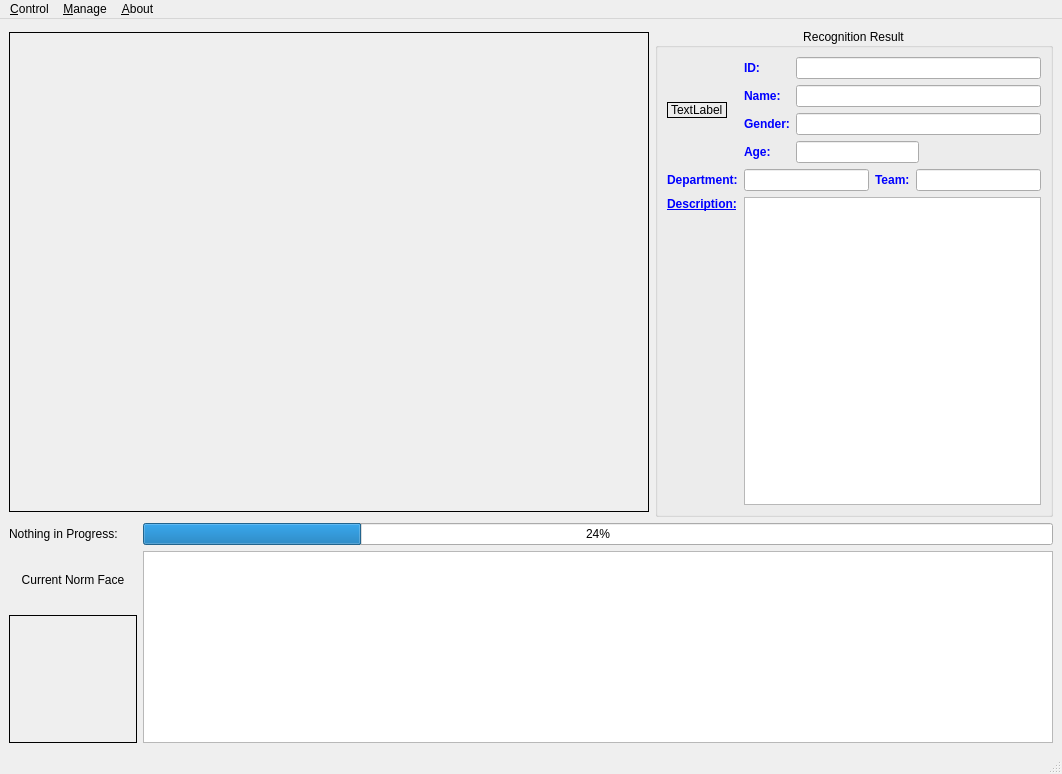
<?xml version="1.0" encoding="UTF-8"?>
<ui version="4.0">
 <class>MainWindow</class>
 <widget class="QMainWindow" name="MainWindow">
  <property name="geometry">
   <rect>
    <x>0</x>
    <y>0</y>
    <width>1062</width>
    <height>774</height>
   </rect>
  </property>
  <property name="sizePolicy">
   <sizepolicy hsizetype="Fixed" vsizetype="Fixed">
    <horstretch>0</horstretch>
    <verstretch>0</verstretch>
   </sizepolicy>
  </property>
  <property name="windowTitle">
   <string>MainWindow</string>
  </property>
  <property name="dockNestingEnabled">
   <bool>false</bool>
  </property>
  <property name="unifiedTitleAndToolBarOnMac">
   <bool>false</bool>
  </property>
  <widget class="QWidget" name="centralwidget">
   <layout class="QVBoxLayout" name="verticalLayout">
    <item>
     <layout class="QHBoxLayout" name="horizontalLayout">
      <item>
       <widget class="QLabel" name="webcamLabel">
        <property name="enabled">
         <bool>true</bool>
        </property>
        <property name="sizePolicy">
         <sizepolicy hsizetype="Fixed" vsizetype="Fixed">
          <horstretch>0</horstretch>
          <verstretch>0</verstretch>
         </sizepolicy>
        </property>
        <property name="minimumSize">
         <size>
          <width>640</width>
          <height>480</height>
         </size>
        </property>
        <property name="frameShape">
         <enum>QFrame::Box</enum>
        </property>
        <property name="text">
         <string/>
        </property>
       </widget>
      </item>
      <item>
       <widget class="QGroupBox" name="groupBox">
        <property name="sizePolicy">
         <sizepolicy hsizetype="Preferred" vsizetype="Preferred">
          <horstretch>0</horstretch>
          <verstretch>0</verstretch>
         </sizepolicy>
        </property>
        <property name="minimumSize">
         <size>
          <width>0</width>
          <height>0</height>
         </size>
        </property>
        <property name="autoFillBackground">
         <bool>false</bool>
        </property>
        <property name="title">
         <string>Recognition Result</string>
        </property>
        <property name="alignment">
         <set>Qt::AlignCenter</set>
        </property>
        <property name="flat">
         <bool>false</bool>
        </property>
        <layout class="QGridLayout" name="gridLayout_3">
         <item row="0" column="0">
          <widget class="QLabel" name="recPersonLabel">
           <property name="sizePolicy">
            <sizepolicy hsizetype="Fixed" vsizetype="Fixed">
             <horstretch>0</horstretch>
             <verstretch>0</verstretch>
            </sizepolicy>
           </property>
           <property name="frameShape">
            <enum>QFrame::Box</enum>
           </property>
           <property name="text">
            <string>TextLabel</string>
           </property>
          </widget>
         </item>
         <item row="0" column="1" colspan="3">
          <layout class="QGridLayout" name="gridLayout_2">
           <item row="0" column="0">
            <widget class="QLabel" name="idLabel">
             <property name="text">
              <string>&lt;html&gt;&lt;head/&gt;&lt;body&gt;&lt;p&gt;&lt;span style=&quot; font-weight:600; color:#0000ff;&quot;&gt;ID:&lt;/span&gt;&lt;/p&gt;&lt;/body&gt;&lt;/html&gt;</string>
             </property>
            </widget>
           </item>
           <item row="0" column="1">
            <widget class="QLineEdit" name="idLineEdit">
             <property name="readOnly">
              <bool>true</bool>
             </property>
            </widget>
           </item>
           <item row="1" column="0">
            <widget class="QLabel" name="nameLabel">
             <property name="text">
              <string>&lt;html&gt;&lt;head/&gt;&lt;body&gt;&lt;p&gt;&lt;span style=&quot; font-weight:600; color:#0000ff;&quot;&gt;Name:&lt;/span&gt;&lt;/p&gt;&lt;/body&gt;&lt;/html&gt;</string>
             </property>
            </widget>
           </item>
           <item row="1" column="1">
            <widget class="QLineEdit" name="nameLineEdit">
             <property name="readOnly">
              <bool>true</bool>
             </property>
            </widget>
           </item>
           <item row="2" column="0">
            <widget class="QLabel" name="genderLabel">
             <property name="text">
              <string>&lt;html&gt;&lt;head/&gt;&lt;body&gt;&lt;p&gt;&lt;span style=&quot; font-weight:600; color:#0000ff;&quot;&gt;Gender:&lt;/span&gt;&lt;/p&gt;&lt;/body&gt;&lt;/html&gt;</string>
             </property>
            </widget>
           </item>
           <item row="2" column="1">
            <widget class="QLineEdit" name="genderLineEdit">
             <property name="readOnly">
              <bool>true</bool>
             </property>
            </widget>
           </item>
           <item row="3" column="0">
            <widget class="QLabel" name="ageLabel">
             <property name="text">
              <string>&lt;html&gt;&lt;head/&gt;&lt;body&gt;&lt;p&gt;&lt;span style=&quot; font-weight:600; color:#0000ff;&quot;&gt;Age:&lt;/span&gt;&lt;/p&gt;&lt;/body&gt;&lt;/html&gt;</string>
             </property>
            </widget>
           </item>
           <item row="3" column="1">
            <layout class="QHBoxLayout" name="horizontalLayout_2">
             <item>
              <widget class="QLineEdit" name="ageLineEdit">
               <property name="readOnly">
                <bool>true</bool>
               </property>
              </widget>
             </item>
             <item>
              <spacer name="horizontalSpacer">
               <property name="orientation">
                <enum>Qt::Horizontal</enum>
               </property>
               <property name="sizeHint" stdset="0">
                <size>
                 <width>108</width>
                 <height>20</height>
                </size>
               </property>
              </spacer>
             </item>
            </layout>
           </item>
          </layout>
         </item>
         <item row="1" column="0">
          <widget class="QLabel" name="departLabel">
           <property name="text">
            <string>&lt;html&gt;&lt;head/&gt;&lt;body&gt;&lt;p&gt;&lt;span style=&quot; font-weight:600; color:#0000ff;&quot;&gt;Department:&lt;/span&gt;&lt;/p&gt;&lt;/body&gt;&lt;/html&gt;</string>
           </property>
          </widget>
         </item>
         <item row="1" column="1">
          <widget class="QLineEdit" name="departLineEdit">
           <property name="readOnly">
            <bool>true</bool>
           </property>
          </widget>
         </item>
         <item row="1" column="2">
          <widget class="QLabel" name="teamLabel">
           <property name="text">
            <string>&lt;html&gt;&lt;head/&gt;&lt;body&gt;&lt;p&gt;&lt;span style=&quot; font-weight:600; color:#0000ff;&quot;&gt;Team:&lt;/span&gt;&lt;/p&gt;&lt;/body&gt;&lt;/html&gt;</string>
           </property>
          </widget>
         </item>
         <item row="1" column="3">
          <widget class="QLineEdit" name="teamLineEdit">
           <property name="readOnly">
            <bool>true</bool>
           </property>
          </widget>
         </item>
         <item row="2" column="0">
          <widget class="QLabel" name="descLabel">
           <property name="text">
            <string>&lt;html&gt;&lt;head/&gt;&lt;body&gt;&lt;p&gt;&lt;span style=&quot; font-weight:600; text-decoration: underline; color:#0000ff;&quot;&gt;Description:&lt;/span&gt;&lt;/p&gt;&lt;/body&gt;&lt;/html&gt;</string>
           </property>
          </widget>
         </item>
         <item row="2" column="1" rowspan="2" colspan="3">
          <widget class="QPlainTextEdit" name="descPlainTextEdit"/>
         </item>
         <item row="3" column="0">
          <spacer name="verticalSpacer">
           <property name="orientation">
            <enum>Qt::Vertical</enum>
           </property>
           <property name="sizeHint" stdset="0">
            <size>
             <width>20</width>
             <height>201</height>
            </size>
           </property>
          </spacer>
         </item>
        </layout>
       </widget>
      </item>
     </layout>
    </item>
    <item>
     <layout class="QGridLayout" name="gridLayout">
      <item row="0" column="0">
       <widget class="QLabel" name="stateLabel">
        <property name="text">
         <string>Nothing in Progress:</string>
        </property>
       </widget>
      </item>
      <item row="0" column="1">
       <widget class="QProgressBar" name="progressBar">
        <property name="enabled">
         <bool>true</bool>
        </property>
        <property name="contextMenuPolicy">
         <enum>Qt::DefaultContextMenu</enum>
        </property>
        <property name="layoutDirection">
         <enum>Qt::LeftToRight</enum>
        </property>
        <property name="autoFillBackground">
         <bool>false</bool>
        </property>
        <property name="value">
         <number>24</number>
        </property>
        <property name="alignment">
         <set>Qt::AlignCenter</set>
        </property>
        <property name="textVisible">
         <bool>true</bool>
        </property>
        <property name="orientation">
         <enum>Qt::Horizontal</enum>
        </property>
        <property name="invertedAppearance">
         <bool>false</bool>
        </property>
        <property name="textDirection">
         <enum>QProgressBar::TopToBottom</enum>
        </property>
       </widget>
      </item>
      <item row="1" column="0">
       <widget class="QLabel" name="currentFacelabel">
        <property name="text">
         <string>Current Norm Face</string>
        </property>
        <property name="alignment">
         <set>Qt::AlignCenter</set>
        </property>
       </widget>
      </item>
      <item row="1" column="1" rowspan="2">
       <widget class="QListWidget" name="listWidget"/>
      </item>
      <item row="2" column="0">
       <widget class="QLabel" name="normFacelabel">
        <property name="minimumSize">
         <size>
          <width>128</width>
          <height>128</height>
         </size>
        </property>
        <property name="frameShape">
         <enum>QFrame::Box</enum>
        </property>
        <property name="frameShadow">
         <enum>QFrame::Plain</enum>
        </property>
        <property name="text">
         <string/>
        </property>
       </widget>
      </item>
     </layout>
    </item>
   </layout>
  </widget>
  <widget class="QMenuBar" name="menubar">
   <property name="geometry">
    <rect>
     <x>0</x>
     <y>0</y>
     <width>1062</width>
     <height>23</height>
    </rect>
   </property>
   <widget class="QMenu" name="menu_Control">
    <property name="title">
     <string>&amp;Control</string>
    </property>
    <addaction name="action_Start_WebCam"/>
    <addaction name="action_Start_Recognition"/>
    <addaction name="separator"/>
    <addaction name="action_Exit"/>
   </widget>
   <widget class="QMenu" name="menu_Manage">
    <property name="title">
     <string>&amp;Manage</string>
    </property>
    <addaction name="action_Add_Person"/>
    <addaction name="action_Training"/>
    <addaction name="separator"/>
    <addaction name="action_Configuration"/>
   </widget>
   <widget class="QMenu" name="menu_About">
    <property name="title">
     <string>&amp;About</string>
    </property>
    <addaction name="action_About_Qt"/>
    <addaction name="action_About_faceRecFW"/>
   </widget>
   <addaction name="menu_Control"/>
   <addaction name="menu_Manage"/>
   <addaction name="menu_About"/>
  </widget>
  <widget class="QStatusBar" name="statusBar"/>
  <action name="action_Start_WebCam">
   <property name="text">
    <string>&amp;Start WebCam</string>
   </property>
  </action>
  <action name="action_Start_Recognition">
   <property name="text">
    <string>Start &amp;Recognition</string>
   </property>
  </action>
  <action name="action_Exit">
   <property name="text">
    <string>&amp;Exit</string>
   </property>
  </action>
  <action name="action_Add_Person">
   <property name="text">
    <string>&amp;Add Person</string>
   </property>
  </action>
  <action name="action_Training">
   <property name="text">
    <string>&amp;Training</string>
   </property>
  </action>
  <action name="action_About_Qt">
   <property name="text">
    <string>About &amp;Qt</string>
   </property>
  </action>
  <action name="action_About_faceRecFW">
   <property name="text">
    <string>&amp;About faceRecFW</string>
   </property>
  </action>
  <action name="action_Configuration">
   <property name="text">
    <string>&amp;Configuration</string>
   </property>
  </action>
 </widget>
 <resources/>
 <connections/>
</ui>
